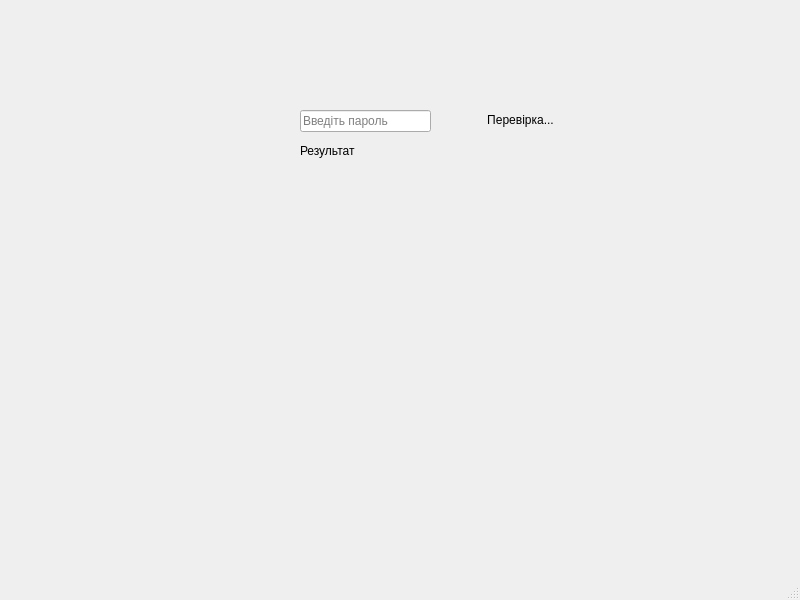
<?xml version="1.0" encoding="UTF-8"?>
<ui version="4.0">
 <class>MainWindow</class>
 <widget class="QMainWindow" name="MainWindow">
  <property name="geometry">
   <rect>
    <x>0</x>
    <y>0</y>
    <width>800</width>
    <height>600</height>
   </rect>
  </property>
  <property name="windowTitle">
   <string>MainWindow</string>
  </property>
  <widget class="QWidget" name="centralwidget">
   <widget class="QLabel" name="label">
    <property name="geometry">
     <rect>
      <x>440</x>
      <y>110</y>
      <width>161</width>
      <height>20</height>
     </rect>
    </property>
    <property name="text">
     <string>Перевірка...</string>
    </property>
    <property name="alignment">
     <set>Qt::AlignCenter</set>
    </property>
   </widget>
   <widget class="QLineEdit" name="lineEdit">
    <property name="geometry">
     <rect>
      <x>300</x>
      <y>110</y>
      <width>131</width>
      <height>22</height>
     </rect>
    </property>
    <property name="echoMode">
     <enum>QLineEdit::Password</enum>
    </property>
    <property name="placeholderText">
     <string>Введіть пароль</string>
    </property>
   </widget>
   <widget class="QLabel" name="label_2">
    <property name="geometry">
     <rect>
      <x>300</x>
      <y>140</y>
      <width>131</width>
      <height>21</height>
     </rect>
    </property>
    <property name="text">
     <string>Результат</string>
    </property>
   </widget>
  </widget>
  <widget class="QMenuBar" name="menubar">
   <property name="geometry">
    <rect>
     <x>0</x>
     <y>0</y>
     <width>800</width>
     <height>22</height>
    </rect>
   </property>
  </widget>
  <widget class="QStatusBar" name="statusbar"/>
 </widget>
 <resources/>
 <connections/>
</ui>
